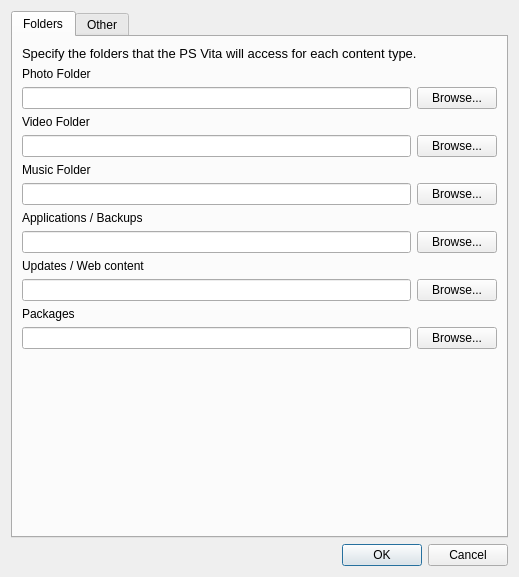
<?xml version="1.0" encoding="UTF-8"?>
<ui version="4.0">
 <class>ConfigWidget</class>
 <widget class="QWidget" name="ConfigWidget">
  <property name="geometry">
   <rect>
    <x>0</x>
    <y>0</y>
    <width>519</width>
    <height>577</height>
   </rect>
  </property>
  <property name="windowTitle">
   <string>QCMA Settings</string>
  </property>
  <layout class="QGridLayout" name="gridLayout">
   <item row="0" column="0">
    <layout class="QVBoxLayout" name="verticalLayout">
     <item>
      <widget class="QTabWidget" name="tabWidget">
       <property name="currentIndex">
        <number>0</number>
       </property>
       <widget class="QWidget" name="tab">
        <attribute name="title">
         <string>Folders</string>
        </attribute>
        <layout class="QGridLayout" name="gridLayout_2">
         <item row="1" column="0">
          <layout class="QVBoxLayout" name="verticalLayout_2">
           <item>
            <widget class="QLabel" name="label">
             <property name="font">
              <font>
               <pointsize>10</pointsize>
              </font>
             </property>
             <property name="text">
              <string>Specify the folders that the PS Vita will access for each content type.</string>
             </property>
             <property name="wordWrap">
              <bool>true</bool>
             </property>
            </widget>
           </item>
           <item>
            <layout class="QVBoxLayout" name="verticalLayout_3">
             <item>
              <widget class="QLabel" name="label_2">
               <property name="whatsThis">
                <string>This is the location your Screenshots and Pictures are Saved to/Imported from.</string>
               </property>
               <property name="text">
                <string>Photo Folder</string>
               </property>
              </widget>
             </item>
             <item>
              <layout class="QHBoxLayout" name="horizontalLayout_7">
               <item>
                <widget class="QLineEdit" name="photoPath">
                 <property name="toolTip">
                  <string>This is the location your Screenshots and Pictures are Saved to/Imported from.</string>
                 </property>
                 <property name="readOnly">
                  <bool>true</bool>
                 </property>
                </widget>
               </item>
               <item>
                <widget class="QPushButton" name="photoBtn">
                 <property name="text">
                  <string>Browse...</string>
                 </property>
                </widget>
               </item>
              </layout>
             </item>
            </layout>
           </item>
           <item>
            <layout class="QVBoxLayout" name="verticalLayout_4">
             <item>
              <widget class="QLabel" name="label_3">
               <property name="whatsThis">
                <string>This is the location your Videos are Saved to/Imported from.</string>
               </property>
               <property name="text">
                <string>Video Folder</string>
               </property>
              </widget>
             </item>
             <item>
              <layout class="QHBoxLayout" name="horizontalLayout_8">
               <item>
                <widget class="QLineEdit" name="videoPath">
                 <property name="toolTip">
                  <string>This is the location your Videos are Saved to/Imported from.</string>
                 </property>
                 <property name="readOnly">
                  <bool>true</bool>
                 </property>
                </widget>
               </item>
               <item>
                <widget class="QPushButton" name="videoBtn">
                 <property name="text">
                  <string>Browse...</string>
                 </property>
                </widget>
               </item>
              </layout>
             </item>
            </layout>
           </item>
           <item>
            <layout class="QVBoxLayout" name="verticalLayout_5">
             <item>
              <widget class="QLabel" name="label_4">
               <property name="whatsThis">
                <string>This is the location your Music is Saved to/Imported from.</string>
               </property>
               <property name="text">
                <string>Music Folder</string>
               </property>
              </widget>
             </item>
             <item>
              <layout class="QHBoxLayout" name="horizontalLayout_9">
               <item>
                <widget class="QLineEdit" name="musicPath">
                 <property name="toolTip">
                  <string>This is the location your Music is Saved to/Imported from.</string>
                 </property>
                 <property name="readOnly">
                  <bool>true</bool>
                 </property>
                </widget>
               </item>
               <item>
                <widget class="QPushButton" name="musicBtn">
                 <property name="text">
                  <string>Browse...</string>
                 </property>
                </widget>
               </item>
              </layout>
             </item>
            </layout>
           </item>
           <item>
            <layout class="QVBoxLayout" name="verticalLayout_7">
             <item>
              <widget class="QLabel" name="label_6">
               <property name="whatsThis">
                <string>This is the location your Games, Apps, Savegames, and System Backups are Saved to/Imported from.</string>
               </property>
               <property name="text">
                <string>Applications / Backups</string>
               </property>
              </widget>
             </item>
             <item>
              <layout class="QHBoxLayout" name="horizontalLayout_2">
               <item>
                <widget class="QLineEdit" name="appPath">
                 <property name="toolTip">
                  <string>This is the location your Games, Apps, Savegames, and System Backups are Saved to/Imported from.</string>
                 </property>
                 <property name="readOnly">
                  <bool>true</bool>
                 </property>
                </widget>
               </item>
               <item>
                <widget class="QPushButton" name="appBtn">
                 <property name="text">
                  <string>Browse...</string>
                 </property>
                </widget>
               </item>
              </layout>
             </item>
            </layout>
           </item>
           <item>
            <layout class="QVBoxLayout" name="verticalLayout_6">
             <item>
              <widget class="QLabel" name="label_5">
               <property name="whatsThis">
                <string>This is the location your Software Updates and Browser Data is Saved to/Imported from.</string>
               </property>
               <property name="text">
                <string>Updates / Web content</string>
               </property>
              </widget>
             </item>
             <item>
              <layout class="QHBoxLayout" name="horizontalLayout_10">
               <item>
                <widget class="QLineEdit" name="urlPath">
                 <property name="toolTip">
                  <string>This is the location your PS Vita system will read all the content that it tries to download.</string>
                 </property>
                 <property name="readOnly">
                  <bool>true</bool>
                 </property>
                </widget>
               </item>
               <item>
                <widget class="QPushButton" name="urlBtn">
                 <property name="text">
                  <string>Browse...</string>
                 </property>
                </widget>
               </item>
              </layout>
             </item>
            </layout>
           </item>
           <item>
            <layout class="QVBoxLayout" name="verticalLayout_9">
             <item>
              <widget class="QLabel" name="label_9">
               <property name="text">
                <string>Packages</string>
               </property>
              </widget>
             </item>
             <item>
              <layout class="QHBoxLayout" name="horizontalLayout">
               <item>
                <widget class="QLineEdit" name="pkgPath"/>
               </item>
               <item>
                <widget class="QPushButton" name="pkgBtn">
                 <property name="text">
                  <string>Browse...</string>
                 </property>
                </widget>
               </item>
              </layout>
             </item>
             <item>
              <spacer name="verticalSpacer_2">
               <property name="orientation">
                <enum>Qt::Vertical</enum>
               </property>
               <property name="sizeHint" stdset="0">
                <size>
                 <width>20</width>
                 <height>40</height>
                </size>
               </property>
              </spacer>
             </item>
            </layout>
           </item>
          </layout>
         </item>
        </layout>
       </widget>
       <widget class="QWidget" name="tab_2">
        <attribute name="title">
         <string>Other</string>
        </attribute>
        <layout class="QGridLayout" name="gridLayout_3">
         <item row="2" column="0">
          <layout class="QVBoxLayout" name="verticalLayout_8">
           <item>
            <widget class="QLabel" name="label_7">
             <property name="text">
              <string>&lt;html&gt;&lt;head/&gt;&lt;body&gt;&lt;p align=&quot;center&quot;&gt;&lt;span style=&quot; font-size:14pt; font-weight:600;&quot;&gt;Advanced settings&lt;/span&gt;&lt;/p&gt;&lt;/body&gt;&lt;/html&gt;</string>
             </property>
            </widget>
           </item>
           <item>
            <widget class="QCheckBox" name="offlineCheck">
             <property name="text">
              <string>Offline Mode</string>
             </property>
             <property name="checked">
              <bool>true</bool>
             </property>
            </widget>
           </item>
           <item>
            <widget class="QCheckBox" name="metadataCheck">
             <property name="text">
              <string>Skip metadata extraction</string>
             </property>
            </widget>
           </item>
           <item>
            <widget class="QCheckBox" name="usbCheck">
             <property name="text">
              <string>Disable USB monitoring</string>
             </property>
            </widget>
           </item>
           <item>
            <widget class="QCheckBox" name="wifiCheck">
             <property name="text">
              <string>Disable Wi-Fi monitoring</string>
             </property>
            </widget>
           </item>
           <item>
            <layout class="QFormLayout" name="formLayout">
             <property name="fieldGrowthPolicy">
              <enum>QFormLayout::AllNonFixedFieldsGrow</enum>
             </property>
             <item row="0" column="0">
              <widget class="QLabel" name="label_8">
               <property name="text">
                <string>Database backend</string>
               </property>
              </widget>
             </item>
             <item row="0" column="1">
              <widget class="QComboBox" name="databaseSelect">
               <property name="enabled">
                <bool>false</bool>
               </property>
               <item>
                <property name="text">
                 <string>In Memory</string>
                </property>
               </item>
               <item>
                <property name="text">
                 <string>SQLite</string>
                </property>
               </item>
              </widget>
             </item>
            </layout>
           </item>
           <item>
            <widget class="QCheckBox" name="photoSkipCheck">
             <property name="text">
              <string>Skip photo scanning</string>
             </property>
            </widget>
           </item>
           <item>
            <widget class="QCheckBox" name="videoSkipCheck">
             <property name="text">
              <string>Skip video scanning</string>
             </property>
            </widget>
           </item>
           <item>
            <widget class="QCheckBox" name="musicSkipCheck">
             <property name="text">
              <string>Skip music scanning</string>
             </property>
            </widget>
           </item>
           <item>
            <widget class="QCheckBox" name="refreshCheck">
             <property name="text">
              <string>Automatic database refresh (experimental)</string>
             </property>
             <property name="checked">
              <bool>false</bool>
             </property>
            </widget>
           </item>
           <item>
            <widget class="QCheckBox" name="ignorexmlCheck">
             <property name="text">
              <string>Ignore local file psp2-updatelist.xml on update folder</string>
             </property>
             <property name="checked">
              <bool>true</bool>
             </property>
            </widget>
           </item>
           <item>
            <layout class="QHBoxLayout" name="horizontalLayout_4"/>
           </item>
           <item>
            <layout class="QFormLayout" name="formLayout_2">
             <property name="fieldGrowthPolicy">
              <enum>QFormLayout::AllNonFixedFieldsGrow</enum>
             </property>
             <item row="0" column="0">
              <widget class="QLabel" name="label_11">
               <property name="text">
                <string>CMA protocol selection</string>
               </property>
              </widget>
             </item>
             <item row="0" column="1">
              <widget class="QComboBox" name="protocolModeBox">
               <item>
                <property name="text">
                 <string>Latest</string>
                </property>
               </item>
               <item>
                <property name="text">
                 <string>Manual</string>
                </property>
               </item>
               <item>
                <property name="text">
                 <string>Custom</string>
                </property>
               </item>
              </widget>
             </item>
             <item row="1" column="0">
              <widget class="QLabel" name="label_10">
               <property name="text">
                <string>CMA protocol version</string>
               </property>
               <property name="alignment">
                <set>Qt::AlignLeading|Qt::AlignLeft|Qt::AlignVCenter</set>
               </property>
              </widget>
             </item>
             <item row="1" column="1">
              <widget class="QComboBox" name="protocolBox">
               <property name="minimumSize">
                <size>
                 <width>200</width>
                 <height>0</height>
                </size>
               </property>
               <item>
                <property name="text">
                 <string notr="true">FW 3.30 - 1900010</string>
                </property>
               </item>
               <item>
                <property name="text">
                 <string notr="true">FW 3.10 - 1800010</string>
                </property>
               </item>
               <item>
                <property name="text">
                 <string notr="true">FW 3.00 - 1700010</string>
                </property>
               </item>
               <item>
                <property name="text">
                 <string notr="true">FW 2.60 - 1600010</string>
                </property>
               </item>
               <item>
                <property name="text">
                 <string notr="true">FW 2.10 - 1500010</string>
                </property>
               </item>
               <item>
                <property name="text">
                 <string notr="true">FW 2.00 - 1400010</string>
                </property>
               </item>
               <item>
                <property name="text">
                 <string notr="true">FW 1.80 - 1300010</string>
                </property>
               </item>
               <item>
                <property name="text">
                 <string notr="true">FW 1.60 - 1200010</string>
                </property>
               </item>
               <item>
                <property name="text">
                 <string notr="true">FW 1.50 - 1100010</string>
                </property>
               </item>
               <item>
                <property name="text">
                 <string notr="true">FW 1.00 - 1000010</string>
                </property>
               </item>
              </widget>
             </item>
             <item row="2" column="0">
              <widget class="QLabel" name="label_12">
               <property name="text">
                <string>CMA custom version</string>
               </property>
              </widget>
             </item>
             <item row="2" column="1">
              <widget class="QLineEdit" name="protocolEdit">
               <property name="inputMask">
                <string notr="true">9999999</string>
               </property>
               <property name="text">
                <string notr="true"/>
               </property>
              </widget>
             </item>
             <item row="4" column="0">
              <widget class="QLabel" name="label_13">
               <property name="text">
                <string>Custom PS Vita version</string>
               </property>
              </widget>
             </item>
             <item row="4" column="1">
              <widget class="QLineEdit" name="psversionEdit">
               <property name="text">
                <string notr="true">03.600.000</string>
               </property>
              </widget>
             </item>
             <item row="3" column="0">
              <widget class="QLabel" name="label_14">
               <property name="text">
                <string>Use this version for updates</string>
               </property>
              </widget>
             </item>
             <item row="3" column="1">
              <widget class="QComboBox" name="psversionBox">
               <item>
                <property name="text">
                 <string>FW 0.00 (Always up-to-date)</string>
                </property>
               </item>
               <item>
                <property name="text">
                 <string>FW 3.60 (HENkaku)</string>
                </property>
               </item>
               <item>
                <property name="text">
                 <string>Custom</string>
                </property>
               </item>
              </widget>
             </item>
            </layout>
           </item>
           <item>
            <spacer name="verticalSpacer">
             <property name="orientation">
              <enum>Qt::Vertical</enum>
             </property>
             <property name="sizeHint" stdset="0">
              <size>
               <width>20</width>
               <height>40</height>
              </size>
             </property>
            </spacer>
           </item>
          </layout>
         </item>
        </layout>
       </widget>
      </widget>
     </item>
     <item>
      <widget class="QDialogButtonBox" name="buttonBox">
       <property name="standardButtons">
        <set>QDialogButtonBox::Cancel|QDialogButtonBox::Ok</set>
       </property>
      </widget>
     </item>
    </layout>
   </item>
  </layout>
 </widget>
 <resources/>
 <connections/>
</ui>
